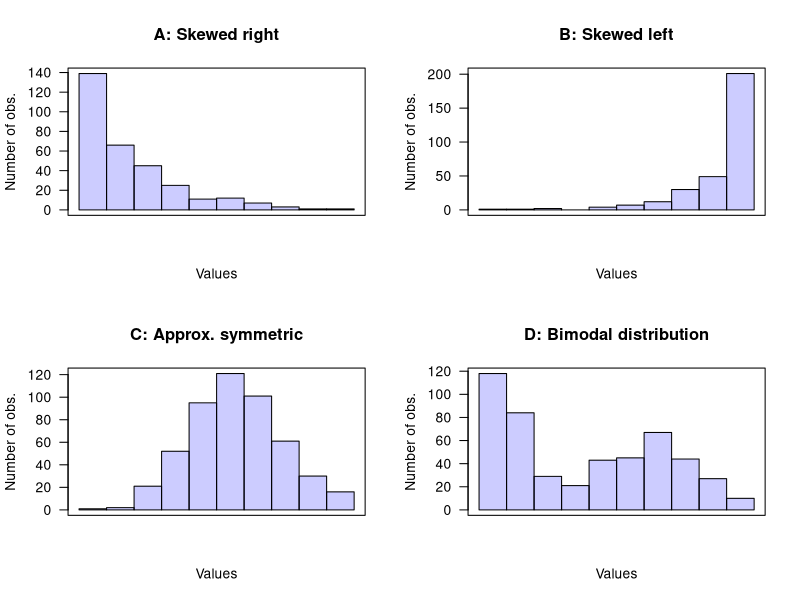

Generate this figure with R:
## ---- chunk 1
par(mfrow = c(2,2))

blueTransparent <- rgb(0, 0, 1, 
                       alpha = 0.2, 
                       maxColorValue = 1)

set.seed(110110)

xx <- c( rchisq(300, 
                df = 2), 
         7,7,8,7,7,7,8,7,7,6)

hist( scales::rescale(xx, to = c(0, 5)), 
      xlab = "Values", 
      ylab = "Number of obs.",
      main = "A: Skewed right",
      axes = FALSE,
      col = blueTransparent, 
      las = 1)
axis(side = 2, 
     las = 1)
box()
#dev.print(png, filename="ShapeExampleA.png", width=5, height=6,  units="in", res=100)




xx <- c( rchisq(300, 
                df = 1), 
         2, 2, 1, 1, 2, 0, 0)

xx <- max(xx) - xx
hist( scales::rescale(xx, to = c(0, 5)), 
      xlab = "Values", ylab="Number of obs.",
      main = "B: Skewed left",
      axes = FALSE,
      col = blueTransparent, 
      las = 1)
axis(side = 2, 
     las = 1)
box()
#dev.print(png, filename="ShapeExampleB.png", width=5, height=6,  units="in", res=100)




xx <- rnorm(500, mean=10)
hist( scales::rescale(xx, to = c(0, 10)), 
      xlab = "Values", ylab="Number of obs.",
      main = "C: Approx. symmetric",
      axes = FALSE,
      col = blueTransparent, 
      las = 1)
axis(side = 2, 
     las = 1)
box()
#dev.print(png, filename="ShapeExampleC.png", width=5, height=6,  units="in", res=100)





xx1 <- rnorm(500,
             mean = 0, 
             sd = 1)
xx2 <- rnorm(250,
             mean = 4, 
             sd = 1)
xx <- c( xx1[xx1 > 0], xx2)


hist( scales::rescale(xx, to = c(0, 10)),  
      right = TRUE,
      axes = FALSE,
      col = blueTransparent, 
      las = 1,
      xlab = "Values",
      ylab = "Number of obs.", 
      main = "D: Bimodal distribution")
axis(side = 2, 
     las = 1)
box()
#dev.print(png, filename="ShapeExampleD.png", width=5, height=6,  units="in", res=100)


